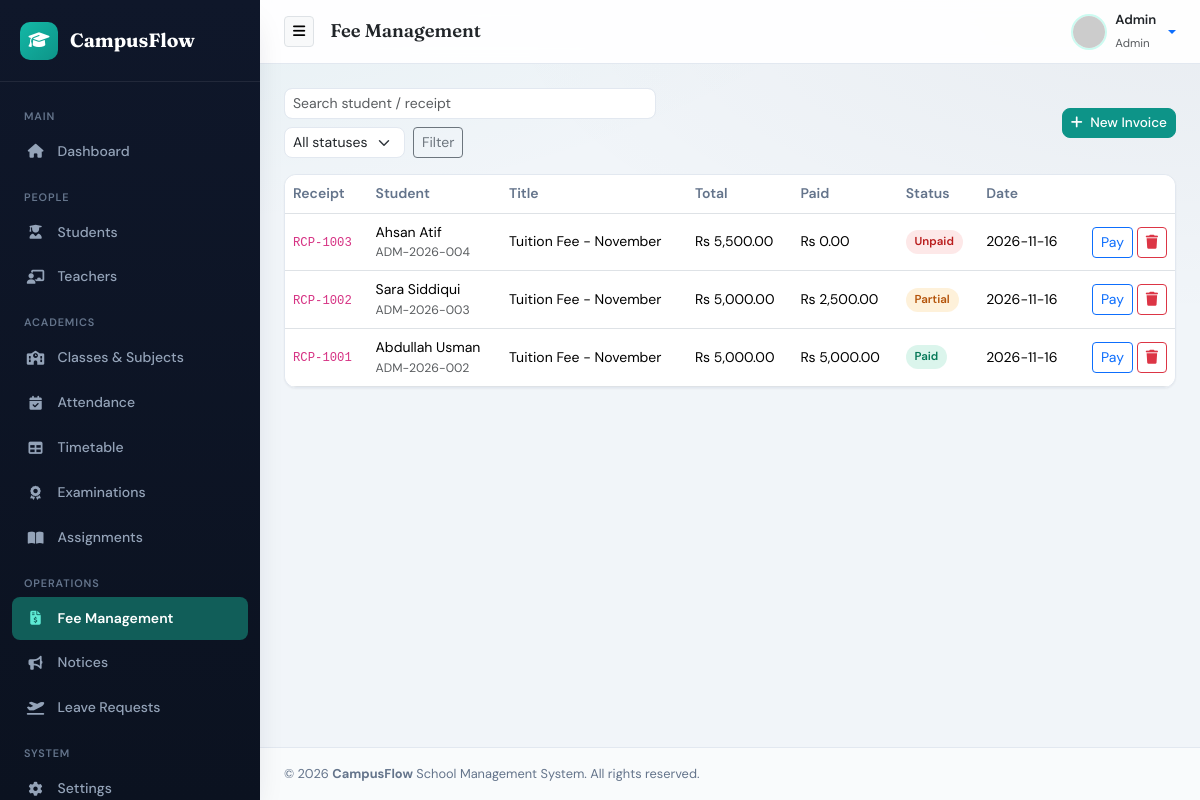
The page /admin/fees.php (signed in) on the database its author committed.
### tables this page shows
CREATE TABLE `fee_payments` (
  `id` int(11) NOT NULL,
  `student_id` int(11) NOT NULL,
  `receipt_no` varchar(50) NOT NULL,
  `fee_title` varchar(100) NOT NULL,
  `total_amount` decimal(10,2) NOT NULL,
  `amount_paid` decimal(10,2) NOT NULL DEFAULT 0.00,
  `payment_status` enum('Paid','Partial','Unpaid') NOT NULL DEFAULT 'Unpaid',
  `payment_date` date NOT NULL,
  `created_at` timestamp NOT NULL DEFAULT current_timestamp()
);

CREATE TABLE `students` (
  `id` int(11) NOT NULL,
  `user_id` int(11) DEFAULT NULL,
  `admission_number` varchar(50) NOT NULL,
  `first_name` varchar(50) NOT NULL,
  `last_name` varchar(50) NOT NULL,
  `gender` enum('Male','Female','Other') NOT NULL,
  `date_of_birth` date NOT NULL,
  `class_id` int(11) DEFAULT NULL,
  `parent_name` varchar(100) NOT NULL,
  `parent_phone` varchar(20) NOT NULL,
  `address` text NOT NULL,
  `photo` varchar(255) DEFAULT 'default.png',
  `status` enum('Active','Inactive') NOT NULL DEFAULT 'Active',
  `created_at` timestamp NOT NULL DEFAULT current_timestamp()
);

### includes/functions.php (called while the page is built, shortened)
<?php
if (!function_exists('e')) {
    function e(?string $value): string {
        return htmlspecialchars((string)$value, ENT_QUOTES, 'UTF-8');
    }
}

### admin/fees.php (the view, shortened to what this page needs)
<?php
require_once '../config/database.php';
$search = trim($_GET['q'] ?? '');
$sql = "SELECT f.*, s.first_name, s.last_name, s.admission_number
        FROM fee_payments f
        INNER JOIN students s ON s.id = f.student_id
        WHERE 1=1";
$sql .= " ORDER BY f.id DESC";
$stmt = $conn->prepare($sql);
$stmt->execute();
$fees = $stmt->get_result();
include '../includes/header.php';
include '../includes/sidebar.php';
?>
<div class="d-flex flex-wrap justify-content-between align-items-center gap-2 mb-3">
    <form class="d-flex gap-2 flex-wrap" method="get">
        <input type="text" name="q" class="form-control form-control-sm" placeholder="Search student / receipt" value="<?php echo e($search); ?>">
        <select name="status" class="form-select form-select-sm" style="width:auto;">
            <option value="">All statuses</option>
        </select>
        <button class="btn btn-sm btn-outline-secondary">Filter</button>
    </form>
    <button class="btn btn-primary btn-sm" data-bs-toggle="modal" data-bs-target="#addFeeModal"><i class="fa-solid fa-plus me-1"></i> New Invoice</button>
</div>
<div class="card">
    <div class="card-body p-0">
        <div class="table-responsive">
            <table class="table table-hover mb-0 align-middle">
                <thead><tr><th>Receipt</th><th>Student</th><th>Title</th><th>Total</th><th>Paid</th><th>Status</th><th>Date</th><th></th></tr></thead>
                <tbody>
                <?php if ($fees->num_rows === 0): ?>
                    <tr><td colspan="8"><div class="empty-state"><i class="fa-solid fa-file-invoice"></i><p>No fee records found</p></div></td></tr>
                <?php else: while ($f = $fees->fetch_assoc()): ?>
                    <tr>
                        <td><code><?php echo e($f['receipt_no']); ?></code></td>
                        <td><?php echo e($f['first_name'].' '.$f['last_name']); ?><div class="small text-muted"><?php echo e($f['admission_number']); ?></div></td>
                        <td><?php echo e($f['fee_title']); ?></td>
                        <td>Rs <?php echo number_format((float)$f['total_amount'], 2); ?></td>
                        <td>Rs <?php echo number_format((float)$f['amount_paid'], 2); ?></td>
                        <td><span class="status-pill status-<?php echo e($f['payment_status']); ?>"><?php echo e($f['payment_status']); ?></span></td>
                        <td><?php echo e($f['payment_date']); ?></td>
                        <td class="text-end">
                            <button class="btn btn-sm btn-outline-primary" data-bs-toggle="modal" data-bs-target="#payModal<?php echo (int)$f['id']; ?>">Pay</button>
                            <form method="post" class="d-inline" onsubmit="return confirm('Delete this fee record?');">
                                <button class="btn btn-sm btn-outline-danger"><i class="fa-solid fa-trash"></i></button>
                            </form>
                        </td>
                    </tr>
                <?php endwhile; endif; ?>
                </tbody>
            </table>
        </div>
    </div>
</div>
<?php include '../includes/footer.php'; ?>

### assets/css/style.css (style rules this page uses)
:root { --primary-color: #0D9488; --primary-hover: #0F766E; --forest-green: #115E59; --mint-tint: #CCFBF1; --mint-text: #115E59; --sidebar-bg: #0F172A; --sidebar-color: #94A3B8; --sidebar-hover-bg: #1E293B; --sidebar-hover-color: #FFFFFF; --sidebar-active-bg: #115E59; --body-bg: #F1F5F9; --card-bg: #FFFFFF; --text-main: #0F172A; --text-muted: #64748B; --border-color: #E2E8F0; --success-color: #10B981; --warning-color: #F59E0B; --danger-color: #EF4444; --info-color: #0EA5E9; --radius-sm: 8px; --radius-md: 12px; --radius-lg: 16px; --shadow-sm: 0 1px 2px rgba(15, 23, 42, 0.05); --shadow-md: 0 8px 20px -8px rgba(15, 23, 42, 0.12); --shadow-lg: 0 16px 32px -12px rgba(15, 23, 42, 0.18); --transition: all 0.2s ease; --font-body: 'DM Sans', system-ui, sans-serif; --font-display: 'Fraunces', Georgia, serif; }
* { box-sizing: border-box; }
body { background: var(--body-bg); background-image: radial-gradient(ellipse 80% 50% at 0% -20%, rgba(13, 148, 136, 0.08), transparent), radial-gradient(ellipse 60% 40% at 100% 0%, rgba(15, 23, 42, 0.04), transparent); color: var(--text-main); font-family: var(--font-body); font-size: 0.9rem; line-height: 1.55; overflow-x: hidden; min-height: 100vh; }
.card { border: 1px solid var(--border-color); border-radius: var(--radius-md); box-shadow: var(--shadow-sm); background: var(--card-bg); margin-bottom: 1.25rem; transition: var(--transition); }
.btn-primary { background-color: var(--primary-color) !important; border-color: var(--primary-color) !important; color: #fff !important; font-weight: 500; font-size: 0.85rem; border-radius: var(--radius-sm); }
.table { font-size: 0.875rem; }
.table thead th { font-weight: 600; color: var(--text-muted); border-bottom-width: 1px; white-space: nowrap; }
.table-responsive { border-radius: var(--radius-md); }
.form-control, .form-select { border-radius: var(--radius-sm); border-color: var(--border-color); font-size: 0.875rem; }
.status-pill { display: inline-block; padding: 0.2rem 0.55rem; border-radius: 50rem; font-size: 0.72rem; font-weight: 600; }
.status-Present, .status-Paid, .status-Approved, .status-Submitted, .status-Active { background: rgba(16,185,129,0.15); color: #047857; }
.status-Absent, .status-Unpaid, .status-Rejected, .status-Inactive { background: rgba(239,68,68,0.12); color: #B91C1C; }
.status-Late, .status-Partial, .status-Pending { background: rgba(245,158,11,0.15); color: #B45309; }

### rows shown on the page
fee_payments: receipt_no "RCP-1003", student.last_name "Ahsan Atif", student.admission_number "ADM-2026-004", fee_title "Tuition Fee - November", total_amount "5,500.00", amount_paid "0.00", payment_status "Unpaid", payment_date "2026-11-16"
fee_payments: receipt_no "RCP-1002", student.last_name "Sara Siddiqui", student.admission_number "ADM-2026-003", fee_title "Tuition Fee - November", total_amount "5,000.00", amount_paid "2,500.00", payment_status "Partial", payment_date "2026-11-16"
fee_payments: receipt_no "RCP-1001", student.last_name "Abdullah Usman", student.admission_number "ADM-2026-002", fee_title "Tuition Fee - November", total_amount "5,000.00", amount_paid "5,000.00", payment_status "Paid", payment_date "2026-11-16"

### other values the page prints
$page_title "Fee Management"
$username "Admin"
$role "Admin"
